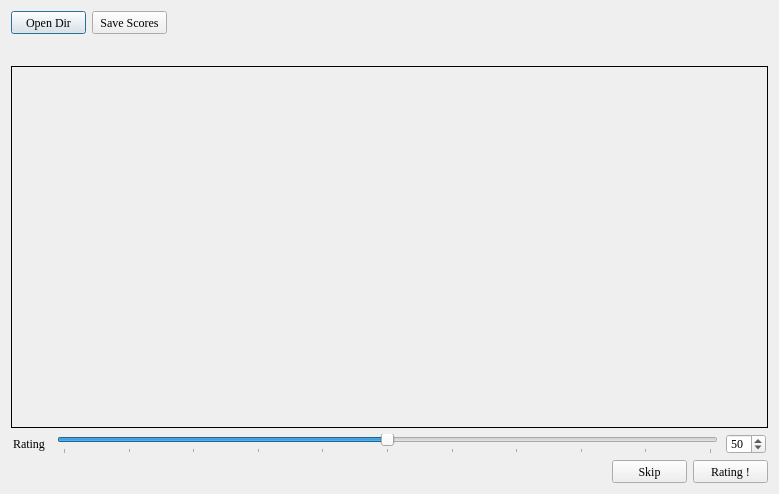
<?xml version="1.0" encoding="UTF-8"?>
<ui version="4.0">
 <class>StreetViewRatingAppClass</class>
 <widget class="QDialog" name="StreetViewRatingAppClass">
  <property name="geometry">
   <rect>
    <x>0</x>
    <y>0</y>
    <width>779</width>
    <height>494</height>
   </rect>
  </property>
  <property name="minimumSize">
   <size>
    <width>779</width>
    <height>464</height>
   </size>
  </property>
  <property name="maximumSize">
   <size>
    <width>779</width>
    <height>494</height>
   </size>
  </property>
  <property name="font">
   <font>
    <family>Adobe Gothic Std B</family>
    <weight>75</weight>
    <bold>true</bold>
   </font>
  </property>
  <property name="windowTitle">
   <string>Street View Rating App @ HPSCIL</string>
  </property>
  <layout class="QVBoxLayout" name="verticalLayout">
   <item>
    <layout class="QHBoxLayout" name="horizontalLayout">
     <item>
      <widget class="QPushButton" name="loadDirBtn">
       <property name="minimumSize">
        <size>
         <width>75</width>
         <height>23</height>
        </size>
       </property>
       <property name="maximumSize">
        <size>
         <width>75</width>
         <height>23</height>
        </size>
       </property>
       <property name="font">
        <font>
         <family>Times New Roman</family>
         <weight>50</weight>
         <bold>false</bold>
        </font>
       </property>
       <property name="text">
        <string>Open Dir</string>
       </property>
      </widget>
     </item>
     <item>
      <widget class="QPushButton" name="saveBtn">
       <property name="minimumSize">
        <size>
         <width>75</width>
         <height>23</height>
        </size>
       </property>
       <property name="maximumSize">
        <size>
         <width>75</width>
         <height>23</height>
        </size>
       </property>
       <property name="font">
        <font>
         <family>Times New Roman</family>
         <weight>50</weight>
         <bold>false</bold>
        </font>
       </property>
       <property name="text">
        <string>Save Scores</string>
       </property>
      </widget>
     </item>
     <item>
      <spacer name="horizontalSpacer">
       <property name="orientation">
        <enum>Qt::Horizontal</enum>
       </property>
       <property name="sizeHint" stdset="0">
        <size>
         <width>40</width>
         <height>20</height>
        </size>
       </property>
      </spacer>
     </item>
    </layout>
   </item>
   <item>
    <widget class="QLabel" name="filepathLbl">
     <property name="minimumSize">
      <size>
       <width>731</width>
       <height>20</height>
      </size>
     </property>
     <property name="maximumSize">
      <size>
       <width>16777215</width>
       <height>20</height>
      </size>
     </property>
     <property name="font">
      <font>
       <family>Times New Roman</family>
       <weight>50</weight>
       <bold>false</bold>
      </font>
     </property>
     <property name="text">
      <string/>
     </property>
    </widget>
   </item>
   <item>
    <widget class="QLabel" name="imgLbl">
     <property name="minimumSize">
      <size>
       <width>0</width>
       <height>351</height>
      </size>
     </property>
     <property name="frameShape">
      <enum>QFrame::Box</enum>
     </property>
     <property name="text">
      <string/>
     </property>
     <property name="scaledContents">
      <bool>true</bool>
     </property>
     <property name="alignment">
      <set>Qt::AlignCenter</set>
     </property>
    </widget>
   </item>
   <item>
    <layout class="QHBoxLayout" name="horizontalLayout_2">
     <item>
      <widget class="QLabel" name="label_2">
       <property name="maximumSize">
        <size>
         <width>36</width>
         <height>16</height>
        </size>
       </property>
       <property name="font">
        <font>
         <family>Times New Roman</family>
         <weight>50</weight>
         <bold>false</bold>
        </font>
       </property>
       <property name="text">
        <string>Rating</string>
       </property>
      </widget>
     </item>
     <item>
      <widget class="QSlider" name="valueSlider">
       <property name="maximumSize">
        <size>
         <width>661</width>
         <height>21</height>
        </size>
       </property>
       <property name="font">
        <font>
         <family>Times New Roman</family>
         <weight>50</weight>
         <bold>false</bold>
        </font>
       </property>
       <property name="maximum">
        <number>100</number>
       </property>
       <property name="singleStep">
        <number>5</number>
       </property>
       <property name="pageStep">
        <number>10</number>
       </property>
       <property name="value">
        <number>50</number>
       </property>
       <property name="orientation">
        <enum>Qt::Horizontal</enum>
       </property>
       <property name="tickPosition">
        <enum>QSlider::TicksBelow</enum>
       </property>
       <property name="tickInterval">
        <number>10</number>
       </property>
      </widget>
     </item>
     <item>
      <widget class="QSpinBox" name="valueBox">
       <property name="minimumSize">
        <size>
         <width>40</width>
         <height>20</height>
        </size>
       </property>
       <property name="maximumSize">
        <size>
         <width>40</width>
         <height>20</height>
        </size>
       </property>
       <property name="font">
        <font>
         <family>Times New Roman</family>
         <weight>50</weight>
         <bold>false</bold>
        </font>
       </property>
       <property name="maximum">
        <number>100</number>
       </property>
       <property name="singleStep">
        <number>5</number>
       </property>
       <property name="value">
        <number>50</number>
       </property>
      </widget>
     </item>
    </layout>
   </item>
   <item>
    <layout class="QHBoxLayout" name="horizontalLayout_3">
     <item>
      <widget class="QLabel" name="statusLbl">
       <property name="font">
        <font>
         <family>Times New Roman</family>
         <weight>50</weight>
         <bold>false</bold>
        </font>
       </property>
       <property name="text">
        <string/>
       </property>
      </widget>
     </item>
     <item>
      <widget class="QPushButton" name="skipBtn">
       <property name="minimumSize">
        <size>
         <width>75</width>
         <height>23</height>
        </size>
       </property>
       <property name="maximumSize">
        <size>
         <width>75</width>
         <height>23</height>
        </size>
       </property>
       <property name="font">
        <font>
         <family>Times New Roman</family>
         <weight>50</weight>
         <bold>false</bold>
        </font>
       </property>
       <property name="text">
        <string>Skip</string>
       </property>
      </widget>
     </item>
     <item>
      <widget class="QPushButton" name="nextBtn">
       <property name="minimumSize">
        <size>
         <width>75</width>
         <height>23</height>
        </size>
       </property>
       <property name="maximumSize">
        <size>
         <width>75</width>
         <height>23</height>
        </size>
       </property>
       <property name="font">
        <font>
         <family>Times New Roman</family>
         <weight>50</weight>
         <bold>false</bold>
        </font>
       </property>
       <property name="text">
        <string>Rating !</string>
       </property>
      </widget>
     </item>
    </layout>
   </item>
  </layout>
 </widget>
 <layoutdefault spacing="6" margin="11"/>
 <resources>
  <include location="StreetViewRatingApp.qrc"/>
 </resources>
 <connections/>
</ui>
